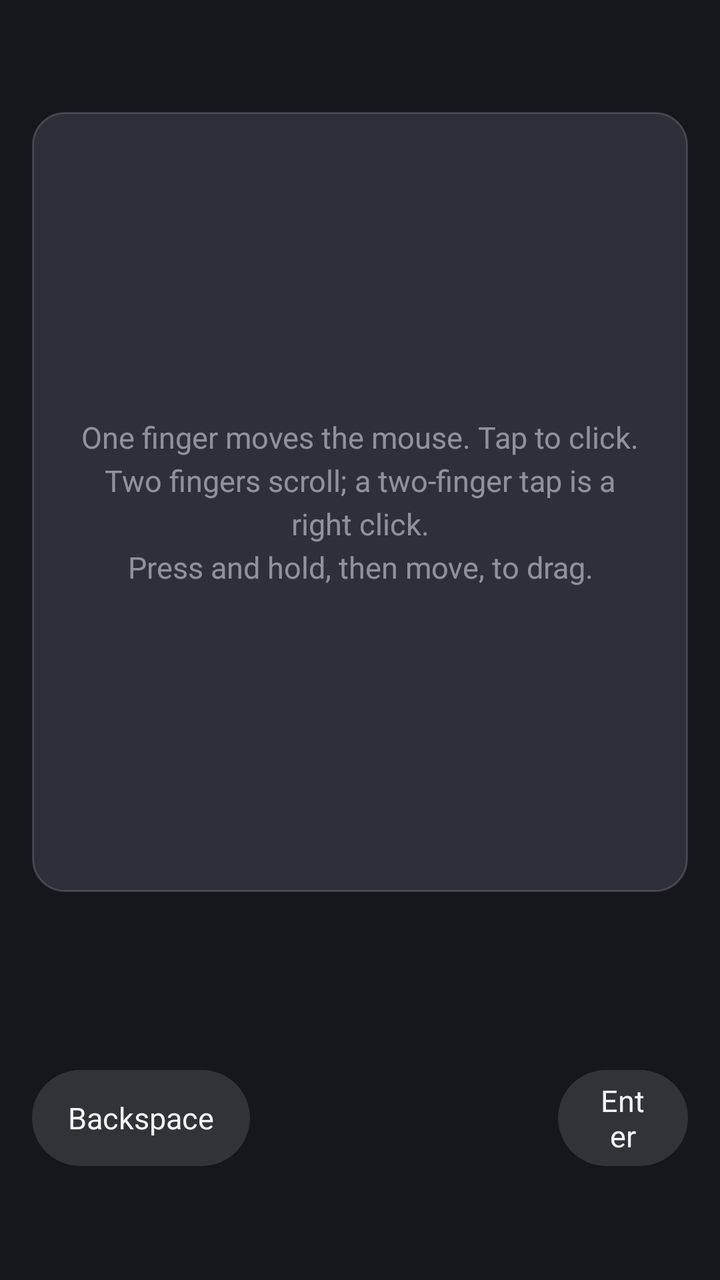
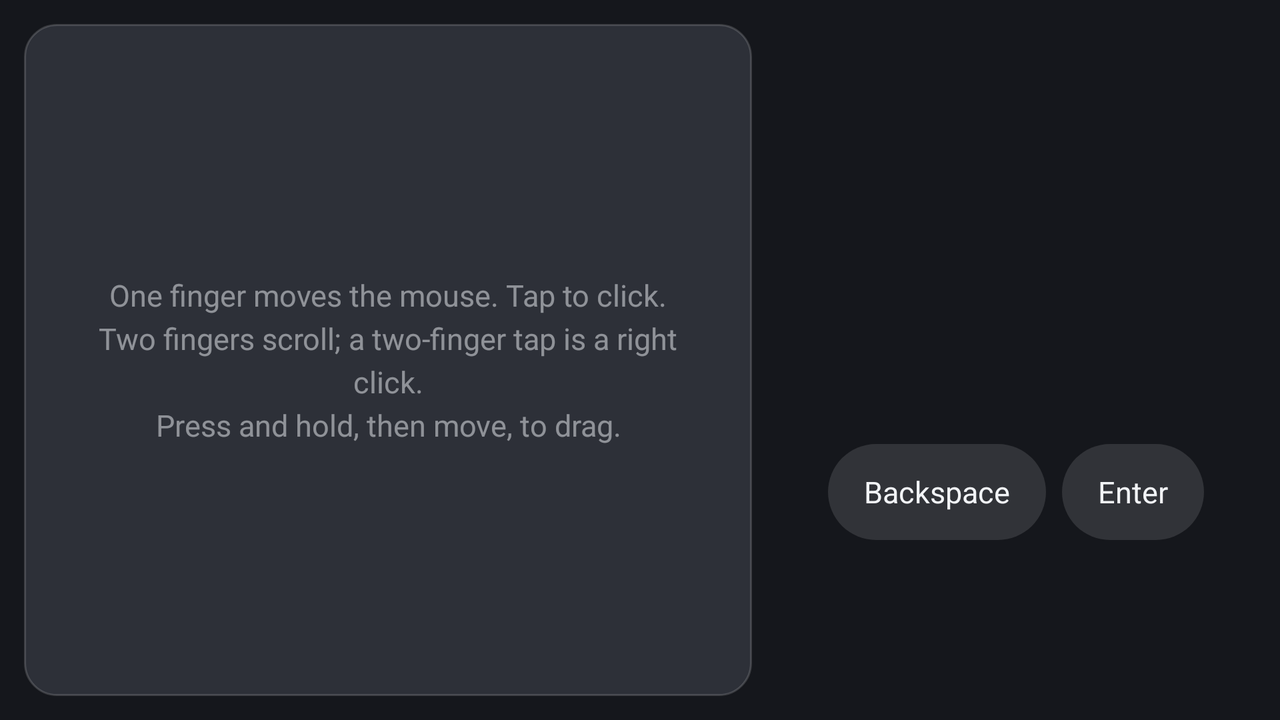

First picture: res/layout/ on a phone held upright. Second picture: the repository's own variant of that layout, on a device whose configuration matches the variant's folder. Source for both follows.
<!-- AndroidManifest.xml: activity theme android:Theme.Material.NoActionBar -->
<!-- res/layout/activity_touchpad.xml -->
<?xml version="1.0" encoding="utf-8"?>
<FrameLayout xmlns:android="http://schemas.android.com/apk/res/android"
    android:layout_width="match_parent"
    android:layout_height="match_parent"
    android:background="@color/caw_backdrop"
    android:fitsSystemWindows="true">

    <LinearLayout
        android:layout_width="match_parent"
        android:layout_height="match_parent"
        android:orientation="vertical"
        android:padding="16dp">

        
        <HorizontalScrollView
            android:id="@+id/shortcut_scroll"
            android:layout_width="match_parent"
            android:layout_height="wrap_content"
            android:layout_marginBottom="8dp"
            android:scrollbars="none"
            android:visibility="gone">

            <LinearLayout
                android:id="@+id/shortcut_row"
                android:layout_width="wrap_content"
                android:layout_height="wrap_content"
                android:orientation="horizontal" />
        </HorizontalScrollView>

        
        <TextView
            android:id="@+id/link"
            android:layout_width="match_parent"
            android:layout_height="wrap_content"
            android:drawablePadding="8dp"
            android:fontFamily="sans-serif-medium"
            android:gravity="center"
            android:maxLines="2"
            android:minHeight="32dp"
            android:textColor="@color/caw_text"
            android:textSize="15sp" />

        
        <FrameLayout
            android:id="@+id/touch_area"
            android:layout_width="match_parent"
            android:layout_height="0dp"
            android:layout_marginTop="8dp"
            android:layout_weight="1"
            android:background="@drawable/transcript_background">

            <TextView
                android:layout_width="wrap_content"
                android:layout_height="wrap_content"
                android:layout_gravity="center"
                android:gravity="center"
                android:lineSpacingExtra="4dp"
                android:padding="24dp"
                android:text="@string/touchpad_hint"
                android:textColor="#80F2F4F7"
                android:textSize="15sp" />
        </FrameLayout>

        <TextView
            android:id="@+id/status"
            android:layout_width="match_parent"
            android:layout_height="wrap_content"
            android:layout_marginTop="8dp"
            android:drawablePadding="8dp"
            android:ellipsize="end"
            android:fontFamily="sans-serif-medium"
            android:gravity="center"
            android:maxLines="2"
            android:minHeight="40dp"
            android:textColor="@color/caw_text"
            android:textSize="15sp" />

        <LinearLayout
            android:layout_width="wrap_content"
            android:layout_height="wrap_content"
            android:layout_gravity="center_horizontal"
            android:gravity="center_vertical"
            android:orientation="horizontal">

            <TextView
                android:id="@+id/remote_backspace"
                style="@style/CawButton"
                android:text="@string/backspace_button" />

            
            <FrameLayout
                android:id="@+id/crumb_slot"
                android:layout_width="130dp"
                android:layout_height="130dp"
                android:layout_marginStart="12dp"
                android:layout_marginEnd="12dp">

                <ProgressBar
                    android:id="@+id/spinner"
                    style="?android:attr/progressBarStyleSmall"
                    android:layout_width="wrap_content"
                    android:layout_height="wrap_content"
                    android:layout_gravity="center"
                    android:indeterminateTint="@android:color/white"
                    android:visibility="gone" />
            </FrameLayout>

            <TextView
                android:id="@+id/remote_enter"
                style="@style/CawButton"
                android:text="@string/enter_button" />
        </LinearLayout>
    </LinearLayout>
</FrameLayout>
<!-- resources referenced by this layout -->
<resources>
  <color name="caw_backdrop">#15171C</color>
  <color name="caw_text">#F2F4F7</color>
  <!-- drawable transcript_background (drawable) -->
  <?xml version="1.0" encoding="utf-8"?>
  <shape xmlns:android="http://schemas.android.com/apk/res/android" android:shape="rectangle">
      <solid android:color="@color/caw_disc" />
      <stroke android:width="1dp" android:color="@color/caw_pill_border" />
      <corners android:radius="16dp" />
  </shape>
  <string name="backspace_button">Backspace</string>
  <string name="enter_button">Enter</string>
  <string name="touchpad_hint">One finger moves the mouse. Tap to click.\nTwo fingers scroll; a two-finger tap is a right click.\nPress and hold, then move, to drag.</string>
  <style name="CawButton">
          <item name="android:layout_width">wrap_content</item>
          <item name="android:layout_height">wrap_content</item>
          <item name="android:background">@drawable/keyboard_button</item>
          <item name="android:gravity">center</item>
          <item name="android:minHeight">48dp</item>
          <item name="android:paddingStart">18dp</item>
          <item name="android:paddingEnd">18dp</item>
          <item name="android:textColor">@color/caw_text</item>
          <item name="android:textSize">15sp</item>
          <item name="android:clickable">true</item>
          <item name="android:focusable">true</item>
      </style>
  <color name="caw_disc">#2D3038</color>
  <color name="caw_pill_border">#29FFFFFF</color>
  <!-- drawable keyboard_button (drawable) -->
  <?xml version="1.0" encoding="utf-8"?>
  <ripple xmlns:android="http://schemas.android.com/apk/res/android" android:color="#33FFFFFF">
      <item>
          <shape android:shape="rectangle">
              <solid android:color="#1FFFFFFF" />
              <corners android:radius="999dp" />
          </shape>
      </item>
  </ripple>
</resources>
<!-- res/layout-land/activity_touchpad.xml (the repository's variant of the layout above) -->
<!-- drawn on the phone turned sideways -->
<?xml version="1.0" encoding="utf-8"?>
<FrameLayout xmlns:android="http://schemas.android.com/apk/res/android"
    android:layout_width="match_parent"
    android:layout_height="match_parent"
    android:background="@color/caw_backdrop"
    android:fitsSystemWindows="true">

    <LinearLayout
        android:layout_width="match_parent"
        android:layout_height="match_parent"
        android:orientation="horizontal"
        android:padding="12dp">

        <LinearLayout
            android:layout_width="0dp"
            android:layout_height="match_parent"
            android:layout_weight="1"
            android:orientation="vertical">

            
            <HorizontalScrollView
                android:id="@+id/shortcut_scroll"
                android:layout_width="match_parent"
                android:layout_height="wrap_content"
                android:layout_marginBottom="8dp"
                android:scrollbars="none"
                android:visibility="gone">

                <LinearLayout
                    android:id="@+id/shortcut_row"
                    android:layout_width="wrap_content"
                    android:layout_height="wrap_content"
                    android:orientation="horizontal" />
            </HorizontalScrollView>

            <FrameLayout
                android:id="@+id/touch_area"
                android:layout_width="match_parent"
                android:layout_height="0dp"
                android:layout_weight="1"
                android:background="@drawable/transcript_background">

                <TextView
                    android:layout_width="wrap_content"
                    android:layout_height="wrap_content"
                    android:layout_gravity="center"
                    android:gravity="center"
                    android:lineSpacingExtra="4dp"
                    android:padding="24dp"
                    android:text="@string/touchpad_hint"
                    android:textColor="#80F2F4F7"
                    android:textSize="15sp" />
            </FrameLayout>
        </LinearLayout>

        <LinearLayout
            android:layout_width="240dp"
            android:layout_height="match_parent"
            android:layout_marginStart="12dp"
            android:gravity="center_horizontal"
            android:orientation="vertical">

            <TextView
                android:id="@+id/link"
                android:layout_width="match_parent"
                android:layout_height="wrap_content"
                android:drawablePadding="8dp"
                android:fontFamily="sans-serif-medium"
                android:gravity="center"
                android:maxLines="3"
                android:minHeight="32dp"
                android:textColor="@color/caw_text"
                android:textSize="14sp" />

            <TextView
                android:id="@+id/status"
                android:layout_width="match_parent"
                android:layout_height="wrap_content"
                android:layout_marginTop="4dp"
                android:drawablePadding="8dp"
                android:ellipsize="end"
                android:fontFamily="sans-serif-medium"
                android:gravity="center"
                android:maxLines="3"
                android:minHeight="40dp"
                android:textColor="@color/caw_text"
                android:textSize="14sp" />

            <FrameLayout
                android:id="@+id/crumb_slot"
                android:layout_width="130dp"
                android:layout_height="130dp">

                <ProgressBar
                    android:id="@+id/spinner"
                    style="?android:attr/progressBarStyleSmall"
                    android:layout_width="wrap_content"
                    android:layout_height="wrap_content"
                    android:layout_gravity="center"
                    android:indeterminateTint="@android:color/white"
                    android:visibility="gone" />
            </FrameLayout>

            <LinearLayout
                android:layout_width="wrap_content"
                android:layout_height="wrap_content"
                android:layout_marginTop="4dp"
                android:orientation="horizontal">

                <TextView
                    android:id="@+id/remote_backspace"
                    style="@style/CawButton"
                    android:text="@string/backspace_button" />

                <TextView
                    android:id="@+id/remote_enter"
                    style="@style/CawButton"
                    android:layout_marginStart="8dp"
                    android:text="@string/enter_button" />
            </LinearLayout>
        </LinearLayout>
    </LinearLayout>
</FrameLayout>
